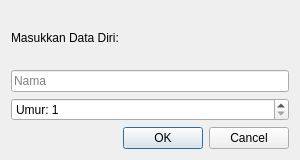
<?xml version="1.0" encoding="UTF-8"?>
<ui version="4.0">
 <class>InputDialog</class>
 <widget class="QDialog" name="InputDialog">
  <property name="windowTitle"><string>Input Data</string></property>
  <property name="modal"><bool>true</bool></property>
  <property name="geometry">
   <rect><x>0</x><y>0</y><width>300</width><height>160</height></rect>
  </property>
  <layout class="QVBoxLayout" name="verticalLayout">
   <item>
    <widget class="QLabel" name="label_title">
     <property name="text"><string>Masukkan Data Diri:</string></property>
    </widget>
   </item>
   <item>
    <widget class="QLineEdit" name="name_input">
     <property name="placeholderText"><string>Nama</string></property>
    </widget>
   </item>
   <item>
    <widget class="QSpinBox" name="age_input">
     <property name="minimum"><number>1</number></property>
     <property name="maximum"><number>100</number></property>
     <property name="prefix"><string>Umur: </string></property>
    </widget>
   </item>
   <item>
    <widget class="QDialogButtonBox" name="buttons">
     <property name="standardButtons">
      <set>QDialogButtonBox::Cancel|QDialogButtonBox::Ok</set>
     </property>
    </widget>
   </item>
  </layout>
 </widget>
 <resources/>
 <connections>
  <connection>
   <sender>buttons</sender><signal>accepted()</signal>
   <receiver>InputDialog</receiver><slot>accept()</slot>
   <hints><hint type="visual"><x>0</x><y>0</y></hint><hint type="visual"><x>0</x><y>0</y></hint></hints>
  </connection>
  <connection>
   <sender>buttons</sender><signal>rejected()</signal>
   <receiver>InputDialog</receiver><slot>reject()</slot>
   <hints><hint type="visual"><x>0</x><y>0</y></hint><hint type="visual"><x>0</x><y>0</y></hint></hints>
  </connection>
 </connections>
</ui>
